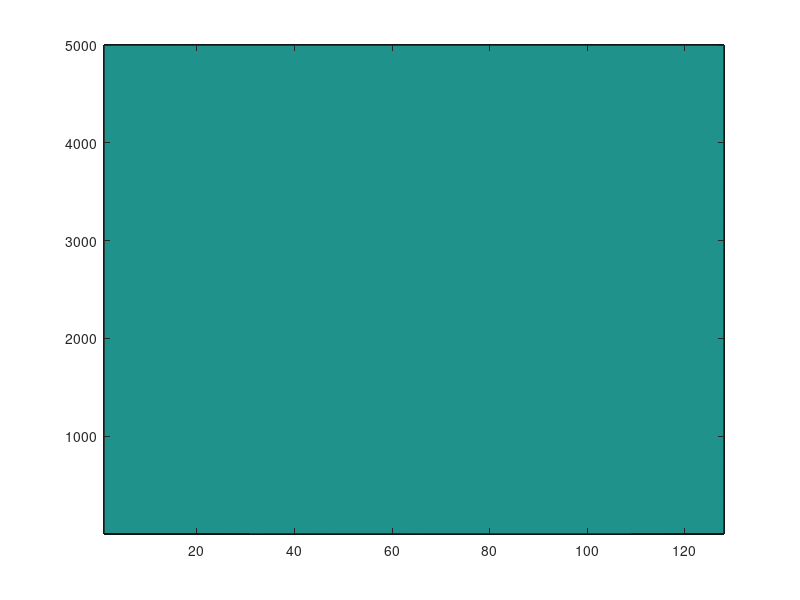
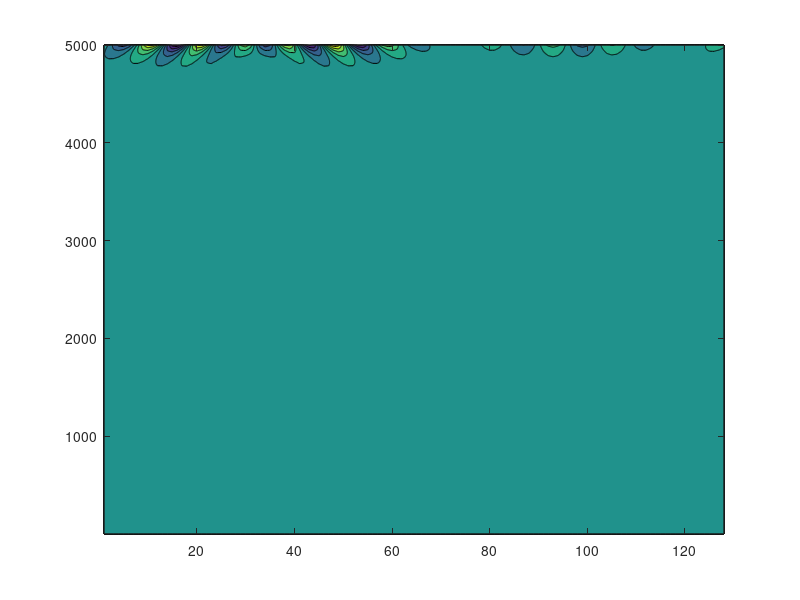

Reproduce these figures in MATLAB, in order.
tic
% Implementation of the Kuramoto-Sivashinsky equation
% u_t + u_xxxx + u_xx + uu_x = 0
% Central differences in space, forwards in time
% U(n+1) = (I - A - B)U(n) - D*R(U(n))

f = @(x) cos(x/16) .* (1 + sin(x/16));

% Initial values
L = 32*pi;
M = 2^7;
h = L/(M);
x = h:h:32*pi;

N = 5000;
k = 0.05;
T = 5;
N_time = T/k;

r = k/(h^4)

% Creating the U-matrix and inserting boundary condition

U = zeros(M, N);
U(:,1) = f(x);
U_R = U;

% Construction of the A-, B- and D-matrix
e = ones(M,1);
diagVecA = [-M+1 -M+2 -2:2 M-2 M-1];
A = (k/(h^4)) * spdiags([-4*e e e -4*e 6*e -4*e e e -4*e], diagVecA, M, M);

diagVecB = [-M+1 -1:1 M-1];
B = (k/(h^2)) * spdiags([e e -2*e e e], diagVecB, M, M);

diagVecD_R = [-M+1 -1 1 M-1];
D_R = (k/(2*h)) * spdiags([1*e -1*e 1*e -1*e], diagVecD_R, M, M);

% diagVecD = [-M+1 -1 1 M-1];
% D = (k/(4*h)) * spdiags([1*e -1*e 1*e -1*e], diagVecD, M, M);


% spectral_radius = max(abs(eig(C1)));



% Testing out: U(x,0) = -2*U_xx - U_xxxx
% rho = 1/(2^7)*cos(x/16).*(1 + 4*sin(x/16)) - 1/(2^16)*cos(x/16).*(1+16*sin(x/16));
% R = spdiags(rho', 0, M, M);
% 


% Finding U(T=20)
% for n = 1:N-1
%     U(:,n+1) = (eye(M) - A - B)*U(:,n) - D*(U(:,n).^2);
% end

R_diag = (U(:,1) + U(:,N_time))/2;
% R_diag = (U(:,1));
R = spdiags(R_diag, 0, M, M);
% 
C = (eye(M) - A - B - D_R*R); 
% C1 = (eye(M)-A-B-D);
% C2 = (eye(M)-A-B);
eigen_C = (eig(C));
% plot(eig(C2), '*')
% spec_C2 = max(abs(eig(C2)));


for n = 1:N-1
    U_R(:,n+1) = (eye(M) - A - B)*U_R(:,n) - 0.5*D_R*R*(U_R(:,n));
end

% 
% C2 = (eye(M) - A - B - D*R);
% spec_C2 = max(abs(eig(C2)));
% err = (U-U_R);
% norm(err)

figure(1)
contourf(U')
figure(2)
contourf(U_R')

toc